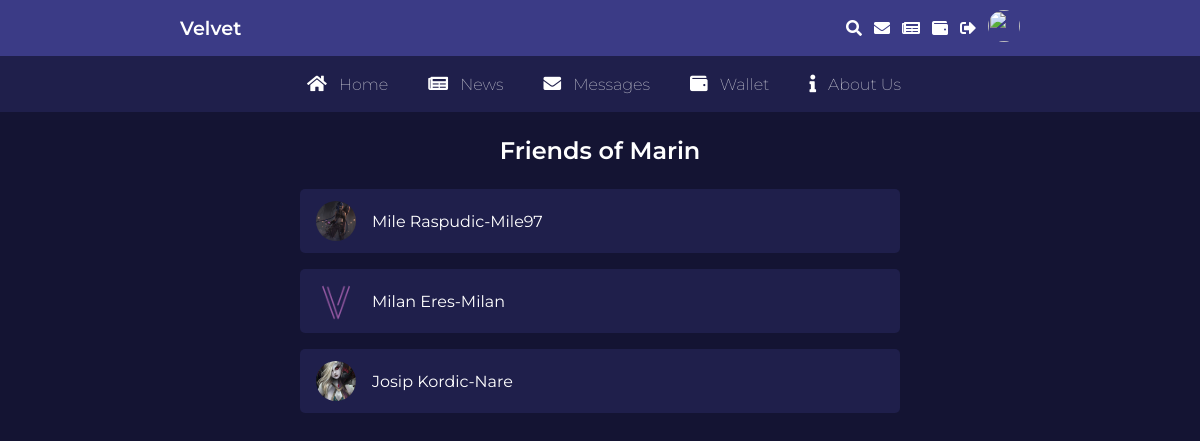
The page /friends.php?id=6 (signed in) on the database its author committed.
### tables this page shows
CREATE TABLE `user` (
  `id` int(11) NOT NULL,
  `username` varchar(50) NOT NULL,
  `fullname` varchar(100) NOT NULL,
  `email` varchar(50) NOT NULL,
  `password` varchar(50) NOT NULL,
  `account_status` varchar(20) NOT NULL,
  `profile_picture_url` varchar(100) NOT NULL,
  `user_description` text NOT NULL
);

CREATE TABLE `friends` (
  `id` int(11) NOT NULL,
  `user_id` int(11) NOT NULL,
  `user_id2` int(11) NOT NULL,
  `is_friend` varchar(50) NOT NULL
);

### friends.php (called while the page is built, shortened)
<?php
    require_once 'bootstrap.php';
    if(isset($_GET['id'])) {
        $user_friends = $friend -> getFriendsById($_GET['id']);
    } else {
        header("Location: index.php");
    }
    require_once 'views/friends.view.php';

### bootstrap.php (called while the page is built, shortened)
<?php
$config = require 'config.php';
$db = Connection::connect($config["database"]);
require './classes/QueryBuilder.php';
require './classes/User.php';
require './classes/Friend.php';
require './classes/Wallet.php';
$user = new User($db);
$friend = new Friend($db);

### classes/QueryBuilder.php (called while the page is built, shortened)
<?php
    class QueryBuilder {
        public function __construct($db)
        {
            $this -> db = $db;
        }
    }

### classes/User.php (called while the page is built, shortened)
<?php
class User extends QueryBuilder
{
    public function getUserById($id)
    {
        $sql = "SELECT * FROM user WHERE id = ?";
        $query = $this->db->prepare($sql);
        $query->execute([$id]);
        $result = $query->fetch(PDO::FETCH_OBJ);
        return $result;
    }
}

### classes/Friend.php (called while the page is built, shortened)
<?php
class Friend extends QueryBuilder
{
    public function getFriendsById($id) {
        $user_id = $id;
        $sql = "SELECT * FROM friends WHERE user_id = ? OR user_id2 = ?";
        $query = $this -> db -> prepare($sql);
        $query -> execute([$user_id, $user_id]);
        $result = $query -> fetchAll(PDO::FETCH_OBJ);
        return $result;
    }
}

### views/friends.view.php (the view)
<?php require_once 'views/partials/top.php' ?>
<?php require_once 'views/partials/navbar.php' ?>
<?php $current_user = $user->getUserById($_GET['id']) ?>
<div class="friends-container">
    <div class="display-friends">
        <h3>Friends of <?php echo explode(" ", $current_user->fullname)[0] ?></h3>
        <?php foreach ($user_friends as $user_friend) : ?>
            <?php
            if ($_GET['id'] == $user_friend->user_id) {
                $friend_id = $user_friend->user_id2;
            } else {
                $friend_id = $user_friend->user_id;
            }
            $friend = $user->getUserById($friend_id);
            ?>
            <div class="friend">
                <a href="user_profile.php?id=<?php echo $friend_id ?>">
                    <img src="views/assets/images<?php echo $friend->profile_picture_url ?>">
                    <div class="friend-info">
                        <div class="friend-name"><?php echo $friend->fullname . "-" . $friend->username; ?></div>
                    </div>
                </a>
            </div>
        <?php endforeach; ?>
    </div>
</div>
<?php require_once 'views/partials/bottom.php' ?>

### views/assets/style.css (style rules this page uses)
* { padding: 0; margin: 0; box-sizing: border-box; font-family: "Montserrat", sans-serif; }
:root { --bg-color: #141433; --main-color-dark: #1f1f4b; --main-color-light: #2c2c6a; --secondary-color-purple: #3b3b86; --secondary-color-blue: #4c92e3; --sub-color-rose: #d05c79; --white: #fff; --dimmed-white: rgba(255, 255, 255, 0.7); }
html { scroll-behavior: smooth; }
body { background-color: var(--bg-color); }
a { text-decoration: none; color: var(--white); }
.friends-container { width: 100%; display: flex; align-items: center; justify-content: center; flex-direction: column; }
.display-friends { width: 50%; display: flex; align-items: center; justify-content: center; flex-direction: column; }
.display-friends h3 { text-align: center; font-weight: 600; color: white; font-size: 1.5rem; margin: 1.5rem; }
.friend { display: flex; align-items: center; justify-content: flex-start; width: 100%; color: var(--white); border-radius: 5px; background-color: var(--main-color-dark); padding: 0.75rem 0; margin-bottom: 1rem ; }
.friend a { display: flex; align-items: center; justify-content: flex-start; }
.friend img { width: 40px; height: 40px; border-radius: 50%; object-fit: cover; margin: 0 1rem; }

### rows shown on the page
user: fullname "Marin"
friends: user.profile_picture_url (picture), user.fullname "Mile Raspudic", user.username "Mile97"
friends: user.profile_picture_url (placeholder picture), user.fullname "Milan Eres", user.username "Milan"
friends: user.profile_picture_url (picture), user.fullname "Josip Kordic", user.username "Nare"
